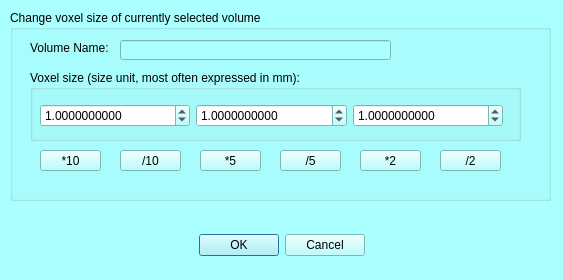
<?xml version="1.0" encoding="UTF-8"?>
<ui version="4.0">
 <class>mqSpacingDialog</class>
 <widget class="QDialog" name="mqSpacingDialog">
  <property name="geometry">
   <rect>
    <x>0</x>
    <y>0</y>
    <width>563</width>
    <height>280</height>
   </rect>
  </property>
  <property name="palette">
   <palette>
    <active>
     <colorrole role="WindowText">
      <brush brushstyle="SolidPattern">
       <color alpha="255">
        <red>0</red>
        <green>0</green>
        <blue>0</blue>
       </color>
      </brush>
     </colorrole>
     <colorrole role="Button">
      <brush brushstyle="SolidPattern">
       <color alpha="255">
        <red>170</red>
        <green>255</green>
        <blue>255</blue>
       </color>
      </brush>
     </colorrole>
     <colorrole role="Light">
      <brush brushstyle="SolidPattern">
       <color alpha="255">
        <red>255</red>
        <green>255</green>
        <blue>255</blue>
       </color>
      </brush>
     </colorrole>
     <colorrole role="Midlight">
      <brush brushstyle="SolidPattern">
       <color alpha="255">
        <red>212</red>
        <green>255</green>
        <blue>255</blue>
       </color>
      </brush>
     </colorrole>
     <colorrole role="Dark">
      <brush brushstyle="SolidPattern">
       <color alpha="255">
        <red>85</red>
        <green>127</green>
        <blue>127</blue>
       </color>
      </brush>
     </colorrole>
     <colorrole role="Mid">
      <brush brushstyle="SolidPattern">
       <color alpha="255">
        <red>113</red>
        <green>170</green>
        <blue>170</blue>
       </color>
      </brush>
     </colorrole>
     <colorrole role="Text">
      <brush brushstyle="SolidPattern">
       <color alpha="255">
        <red>0</red>
        <green>0</green>
        <blue>0</blue>
       </color>
      </brush>
     </colorrole>
     <colorrole role="BrightText">
      <brush brushstyle="SolidPattern">
       <color alpha="255">
        <red>255</red>
        <green>255</green>
        <blue>255</blue>
       </color>
      </brush>
     </colorrole>
     <colorrole role="ButtonText">
      <brush brushstyle="SolidPattern">
       <color alpha="255">
        <red>0</red>
        <green>0</green>
        <blue>0</blue>
       </color>
      </brush>
     </colorrole>
     <colorrole role="Base">
      <brush brushstyle="SolidPattern">
       <color alpha="255">
        <red>255</red>
        <green>255</green>
        <blue>255</blue>
       </color>
      </brush>
     </colorrole>
     <colorrole role="Window">
      <brush brushstyle="SolidPattern">
       <color alpha="255">
        <red>170</red>
        <green>255</green>
        <blue>255</blue>
       </color>
      </brush>
     </colorrole>
     <colorrole role="Shadow">
      <brush brushstyle="SolidPattern">
       <color alpha="255">
        <red>0</red>
        <green>0</green>
        <blue>0</blue>
       </color>
      </brush>
     </colorrole>
     <colorrole role="AlternateBase">
      <brush brushstyle="SolidPattern">
       <color alpha="255">
        <red>212</red>
        <green>255</green>
        <blue>255</blue>
       </color>
      </brush>
     </colorrole>
     <colorrole role="ToolTipBase">
      <brush brushstyle="SolidPattern">
       <color alpha="255">
        <red>255</red>
        <green>255</green>
        <blue>220</blue>
       </color>
      </brush>
     </colorrole>
     <colorrole role="ToolTipText">
      <brush brushstyle="SolidPattern">
       <color alpha="255">
        <red>0</red>
        <green>0</green>
        <blue>0</blue>
       </color>
      </brush>
     </colorrole>
     <colorrole role="PlaceholderText">
      <brush brushstyle="NoBrush">
       <color alpha="128">
        <red>0</red>
        <green>0</green>
        <blue>0</blue>
       </color>
      </brush>
     </colorrole>
    </active>
    <inactive>
     <colorrole role="WindowText">
      <brush brushstyle="SolidPattern">
       <color alpha="255">
        <red>0</red>
        <green>0</green>
        <blue>0</blue>
       </color>
      </brush>
     </colorrole>
     <colorrole role="Button">
      <brush brushstyle="SolidPattern">
       <color alpha="255">
        <red>170</red>
        <green>255</green>
        <blue>255</blue>
       </color>
      </brush>
     </colorrole>
     <colorrole role="Light">
      <brush brushstyle="SolidPattern">
       <color alpha="255">
        <red>255</red>
        <green>255</green>
        <blue>255</blue>
       </color>
      </brush>
     </colorrole>
     <colorrole role="Midlight">
      <brush brushstyle="SolidPattern">
       <color alpha="255">
        <red>212</red>
        <green>255</green>
        <blue>255</blue>
       </color>
      </brush>
     </colorrole>
     <colorrole role="Dark">
      <brush brushstyle="SolidPattern">
       <color alpha="255">
        <red>85</red>
        <green>127</green>
        <blue>127</blue>
       </color>
      </brush>
     </colorrole>
     <colorrole role="Mid">
      <brush brushstyle="SolidPattern">
       <color alpha="255">
        <red>113</red>
        <green>170</green>
        <blue>170</blue>
       </color>
      </brush>
     </colorrole>
     <colorrole role="Text">
      <brush brushstyle="SolidPattern">
       <color alpha="255">
        <red>0</red>
        <green>0</green>
        <blue>0</blue>
       </color>
      </brush>
     </colorrole>
     <colorrole role="BrightText">
      <brush brushstyle="SolidPattern">
       <color alpha="255">
        <red>255</red>
        <green>255</green>
        <blue>255</blue>
       </color>
      </brush>
     </colorrole>
     <colorrole role="ButtonText">
      <brush brushstyle="SolidPattern">
       <color alpha="255">
        <red>0</red>
        <green>0</green>
        <blue>0</blue>
       </color>
      </brush>
     </colorrole>
     <colorrole role="Base">
      <brush brushstyle="SolidPattern">
       <color alpha="255">
        <red>255</red>
        <green>255</green>
        <blue>255</blue>
       </color>
      </brush>
     </colorrole>
     <colorrole role="Window">
      <brush brushstyle="SolidPattern">
       <color alpha="255">
        <red>170</red>
        <green>255</green>
        <blue>255</blue>
       </color>
      </brush>
     </colorrole>
     <colorrole role="Shadow">
      <brush brushstyle="SolidPattern">
       <color alpha="255">
        <red>0</red>
        <green>0</green>
        <blue>0</blue>
       </color>
      </brush>
     </colorrole>
     <colorrole role="AlternateBase">
      <brush brushstyle="SolidPattern">
       <color alpha="255">
        <red>212</red>
        <green>255</green>
        <blue>255</blue>
       </color>
      </brush>
     </colorrole>
     <colorrole role="ToolTipBase">
      <brush brushstyle="SolidPattern">
       <color alpha="255">
        <red>255</red>
        <green>255</green>
        <blue>220</blue>
       </color>
      </brush>
     </colorrole>
     <colorrole role="ToolTipText">
      <brush brushstyle="SolidPattern">
       <color alpha="255">
        <red>0</red>
        <green>0</green>
        <blue>0</blue>
       </color>
      </brush>
     </colorrole>
     <colorrole role="PlaceholderText">
      <brush brushstyle="NoBrush">
       <color alpha="128">
        <red>0</red>
        <green>0</green>
        <blue>0</blue>
       </color>
      </brush>
     </colorrole>
    </inactive>
    <disabled>
     <colorrole role="WindowText">
      <brush brushstyle="SolidPattern">
       <color alpha="255">
        <red>85</red>
        <green>127</green>
        <blue>127</blue>
       </color>
      </brush>
     </colorrole>
     <colorrole role="Button">
      <brush brushstyle="SolidPattern">
       <color alpha="255">
        <red>170</red>
        <green>255</green>
        <blue>255</blue>
       </color>
      </brush>
     </colorrole>
     <colorrole role="Light">
      <brush brushstyle="SolidPattern">
       <color alpha="255">
        <red>255</red>
        <green>255</green>
        <blue>255</blue>
       </color>
      </brush>
     </colorrole>
     <colorrole role="Midlight">
      <brush brushstyle="SolidPattern">
       <color alpha="255">
        <red>212</red>
        <green>255</green>
        <blue>255</blue>
       </color>
      </brush>
     </colorrole>
     <colorrole role="Dark">
      <brush brushstyle="SolidPattern">
       <color alpha="255">
        <red>85</red>
        <green>127</green>
        <blue>127</blue>
       </color>
      </brush>
     </colorrole>
     <colorrole role="Mid">
      <brush brushstyle="SolidPattern">
       <color alpha="255">
        <red>113</red>
        <green>170</green>
        <blue>170</blue>
       </color>
      </brush>
     </colorrole>
     <colorrole role="Text">
      <brush brushstyle="SolidPattern">
       <color alpha="255">
        <red>85</red>
        <green>127</green>
        <blue>127</blue>
       </color>
      </brush>
     </colorrole>
     <colorrole role="BrightText">
      <brush brushstyle="SolidPattern">
       <color alpha="255">
        <red>255</red>
        <green>255</green>
        <blue>255</blue>
       </color>
      </brush>
     </colorrole>
     <colorrole role="ButtonText">
      <brush brushstyle="SolidPattern">
       <color alpha="255">
        <red>85</red>
        <green>127</green>
        <blue>127</blue>
       </color>
      </brush>
     </colorrole>
     <colorrole role="Base">
      <brush brushstyle="SolidPattern">
       <color alpha="255">
        <red>170</red>
        <green>255</green>
        <blue>255</blue>
       </color>
      </brush>
     </colorrole>
     <colorrole role="Window">
      <brush brushstyle="SolidPattern">
       <color alpha="255">
        <red>170</red>
        <green>255</green>
        <blue>255</blue>
       </color>
      </brush>
     </colorrole>
     <colorrole role="Shadow">
      <brush brushstyle="SolidPattern">
       <color alpha="255">
        <red>0</red>
        <green>0</green>
        <blue>0</blue>
       </color>
      </brush>
     </colorrole>
     <colorrole role="AlternateBase">
      <brush brushstyle="SolidPattern">
       <color alpha="255">
        <red>170</red>
        <green>255</green>
        <blue>255</blue>
       </color>
      </brush>
     </colorrole>
     <colorrole role="ToolTipBase">
      <brush brushstyle="SolidPattern">
       <color alpha="255">
        <red>255</red>
        <green>255</green>
        <blue>220</blue>
       </color>
      </brush>
     </colorrole>
     <colorrole role="ToolTipText">
      <brush brushstyle="SolidPattern">
       <color alpha="255">
        <red>0</red>
        <green>0</green>
        <blue>0</blue>
       </color>
      </brush>
     </colorrole>
     <colorrole role="PlaceholderText">
      <brush brushstyle="NoBrush">
       <color alpha="128">
        <red>0</red>
        <green>0</green>
        <blue>0</blue>
       </color>
      </brush>
     </colorrole>
    </disabled>
   </palette>
  </property>
  <property name="windowTitle">
   <string>Edit voxel size of </string>
  </property>
  <widget class="QWidget" name="layoutWidget">
   <property name="geometry">
    <rect>
     <x>170</x>
     <y>230</y>
     <width>195</width>
     <height>30</height>
    </rect>
   </property>
   <layout class="QHBoxLayout" name="horizontalLayout_2">
    <item>
     <widget class="QDialogButtonBox" name="buttonBox">
      <property name="orientation">
       <enum>Qt::Horizontal</enum>
      </property>
      <property name="standardButtons">
       <set>QDialogButtonBox::Cancel|QDialogButtonBox::Ok</set>
      </property>
     </widget>
    </item>
   </layout>
  </widget>
  <widget class="QGroupBox" name="groupBox">
   <property name="geometry">
    <rect>
     <x>10</x>
     <y>10</y>
     <width>541</width>
     <height>191</height>
    </rect>
   </property>
   <property name="title">
    <string>Change voxel size of currently selected volume</string>
   </property>
   <widget class="QToolButton" name="mult10">
    <property name="geometry">
     <rect>
      <x>30</x>
      <y>140</y>
      <width>61</width>
      <height>21</height>
     </rect>
    </property>
    <property name="text">
     <string>*10</string>
    </property>
   </widget>
   <widget class="QToolButton" name="div10">
    <property name="geometry">
     <rect>
      <x>110</x>
      <y>140</y>
      <width>61</width>
      <height>21</height>
     </rect>
    </property>
    <property name="text">
     <string>/10</string>
    </property>
   </widget>
   <widget class="QToolButton" name="mult5">
    <property name="geometry">
     <rect>
      <x>190</x>
      <y>140</y>
      <width>61</width>
      <height>21</height>
     </rect>
    </property>
    <property name="text">
     <string>*5</string>
    </property>
   </widget>
   <widget class="QToolButton" name="div5">
    <property name="geometry">
     <rect>
      <x>270</x>
      <y>140</y>
      <width>61</width>
      <height>21</height>
     </rect>
    </property>
    <property name="text">
     <string>/5</string>
    </property>
   </widget>
   <widget class="QToolButton" name="mult2">
    <property name="geometry">
     <rect>
      <x>350</x>
      <y>140</y>
      <width>61</width>
      <height>21</height>
     </rect>
    </property>
    <property name="text">
     <string>*2</string>
    </property>
   </widget>
   <widget class="QToolButton" name="div2">
    <property name="geometry">
     <rect>
      <x>430</x>
      <y>140</y>
      <width>61</width>
      <height>21</height>
     </rect>
    </property>
    <property name="text">
     <string>/2</string>
    </property>
   </widget>
   <widget class="QGroupBox" name="groupBox_4">
    <property name="geometry">
     <rect>
      <x>20</x>
      <y>60</y>
      <width>491</width>
      <height>71</height>
     </rect>
    </property>
    <property name="title">
     <string>Voxel size (size unit, most often expressed in mm):</string>
    </property>
    <widget class="QWidget" name="horizontalLayoutWidget_4">
     <property name="geometry">
      <rect>
       <x>10</x>
       <y>30</y>
       <width>463</width>
       <height>31</height>
      </rect>
     </property>
     <layout class="QHBoxLayout" name="horizontalLayout_9">
      <item>
       <widget class="QDoubleSpinBox" name="voxelSizeX">
        <property name="enabled">
         <bool>true</bool>
        </property>
        <property name="decimals">
         <number>10</number>
        </property>
        <property name="maximum">
         <double>999999999.000000000000000</double>
        </property>
        <property name="singleStep">
         <double>0.010000000000000</double>
        </property>
        <property name="value">
         <double>1.000000000000000</double>
        </property>
       </widget>
      </item>
      <item>
       <widget class="QDoubleSpinBox" name="voxelSizeY">
        <property name="enabled">
         <bool>true</bool>
        </property>
        <property name="decimals">
         <number>10</number>
        </property>
        <property name="maximum">
         <double>999999999.000000000000000</double>
        </property>
        <property name="singleStep">
         <double>0.010000000000000</double>
        </property>
        <property name="value">
         <double>1.000000000000000</double>
        </property>
       </widget>
      </item>
      <item>
       <widget class="QDoubleSpinBox" name="voxelSizeZ">
        <property name="enabled">
         <bool>true</bool>
        </property>
        <property name="decimals">
         <number>10</number>
        </property>
        <property name="maximum">
         <double>999999999.000000000000000</double>
        </property>
        <property name="singleStep">
         <double>0.010000000000000</double>
        </property>
        <property name="value">
         <double>1.000000000000000</double>
        </property>
       </widget>
      </item>
     </layout>
    </widget>
   </widget>
  </widget>
  <widget class="QLabel" name="label">
   <property name="geometry">
    <rect>
     <x>30</x>
     <y>40</y>
     <width>91</width>
     <height>16</height>
    </rect>
   </property>
   <property name="text">
    <string>Volume Name:</string>
   </property>
  </widget>
  <widget class="QLineEdit" name="VolumeName">
   <property name="enabled">
    <bool>false</bool>
   </property>
   <property name="geometry">
    <rect>
     <x>120</x>
     <y>40</y>
     <width>271</width>
     <height>20</height>
    </rect>
   </property>
  </widget>
 </widget>
 <resources>
  <include location="../Icons/icons.qrc"/>
  <include location="../Icons/icons.qrc"/>
 </resources>
 <connections>
  <connection>
   <sender>buttonBox</sender>
   <signal>accepted()</signal>
   <receiver>mqSpacingDialog</receiver>
   <slot>accept()</slot>
   <hints>
    <hint type="sourcelabel">
     <x>248</x>
     <y>254</y>
    </hint>
    <hint type="destinationlabel">
     <x>157</x>
     <y>274</y>
    </hint>
   </hints>
  </connection>
  <connection>
   <sender>buttonBox</sender>
   <signal>rejected()</signal>
   <receiver>mqSpacingDialog</receiver>
   <slot>reject()</slot>
   <hints>
    <hint type="sourcelabel">
     <x>316</x>
     <y>260</y>
    </hint>
    <hint type="destinationlabel">
     <x>286</x>
     <y>274</y>
    </hint>
   </hints>
  </connection>
 </connections>
</ui>
